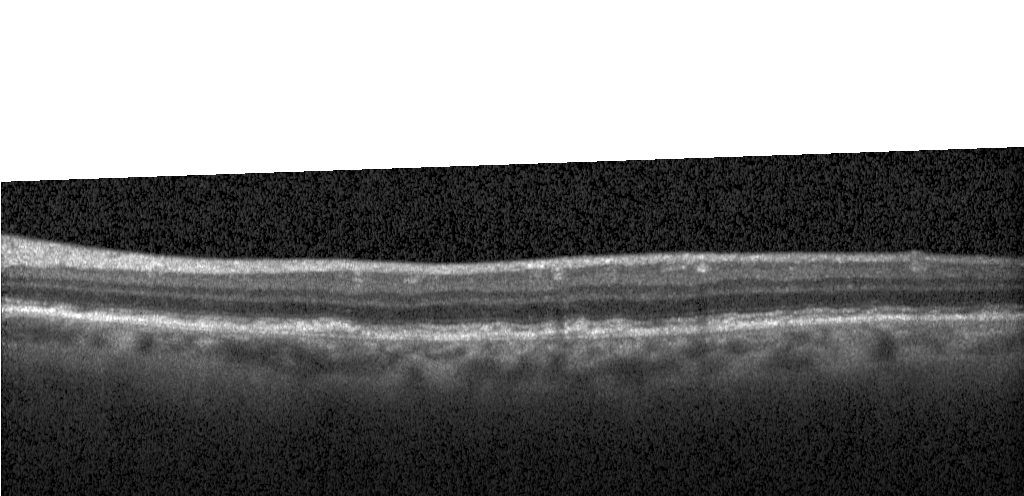
#> input picture 2014_BOE_Srinivasan/Publication_Dataset/AMD10/TIFFs/8bitTIFFs/011.tif, 1024 x 496 px
$ python prepare_srinivasan.py
#> lines starting #> are read from the running program, lines starting #| are printed output that depends on the picture
import os
import cv2
import glob
from tqdm import tqdm

# --- CẤU HÌNH ---
# Đường dẫn đến folder chứa các thư mục AMD1, DME1...
INPUT_ROOT = r"D:\project\2014_BOE_Srinivasan\Publication_Dataset"

# Đổi tên folder đích theo ý em
OUTPUT_ROOT = r"D:\project\processed_srinivasan"
IMG_SIZE = 256

def process_duke_v3():
    # 1. Tạo các thư mục đích
    for cls in ['AMD', 'DME', 'NORMAL']:
        os.makedirs(os.path.join(OUTPUT_ROOT, cls), exist_ok=True)

    print(f"Đang quét dữ liệu từ: {INPUT_ROOT}...")

    # Lấy danh sách folder bệnh nhân (AMD1, DME1, ...)
    subfolders = [f.path for f in os.scandir(INPUT_ROOT) if f.is_dir()]

    total_count = 0

    for folder_path in tqdm(subfolders, desc="Xử lý từng bệnh nhân"):
        folder_name = os.path.basename(folder_path).upper() # Vd: AMD1

        # 2. Xác định nhãn bệnh
        if "AMD" in folder_name:
            target_class = "AMD"
        elif "DME" in folder_name:
            target_class = "DME"
        elif "NORMAL" in folder_name:
            target_class = "NORMAL"
        else:
            continue

        # 3. KỸ THUẬT QUÉT ĐỆ QUY (RECURSIVE) - QUAN TRỌNG
        # Dấu "**" nghĩa là: Tìm trong folder này VÀ tất cả các folder con bên trong nó
        image_paths = []
        extensions = ['*.tif', '*.tiff', '*.png', '*.jpg']

        for ext in extensions:
            # Tạo đường dẫn tìm kiếm: .../AMD1/**/*.tif
            search_pattern = os.path.join(folder_path, "**", ext)
            # recursive=True để kích hoạt chế độ đào sâu
            found_files = glob.glob(search_pattern, recursive=True)
            image_paths.extend(found_files)

        # 4. Xử lý ảnh tìm được
        for img_file in image_paths:
            # Bỏ qua các file ảnh MacOS rác (nếu có dấu ._)
            if os.path.basename(img_file).startswith("._"):
                continue

            # Đọc ảnh
            img = cv2.imread(img_file, cv2.IMREAD_GRAYSCALE)
#> img is the input picture: shape (496, 1024); min 0, max 255, mean 123.2
            if img is None: continue

            # Resize
            img = cv2.resize(img, (IMG_SIZE, IMG_SIZE))
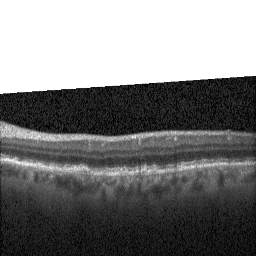
#> img: shape (256, 256); min 0, max 255, mean 123

            # Đặt tên file: TênBệnhNhan_TênGốc.png
            orig_name = os.path.basename(img_file).split('.')[0]
            save_name = f"{folder_name}_{orig_name}.png"

            # Lưu
            save_path = os.path.join(OUTPUT_ROOT, target_class, save_name)
            cv2.imwrite(save_path, img)

            total_count += 1

    print(f"\n✅ XỬ LÝ THÀNH CÔNG!")
    print(f"Tổng cộng {total_count} ảnh đã lưu tại: {OUTPUT_ROOT}")

if __name__ == "__main__":
    process_duke_v3()
